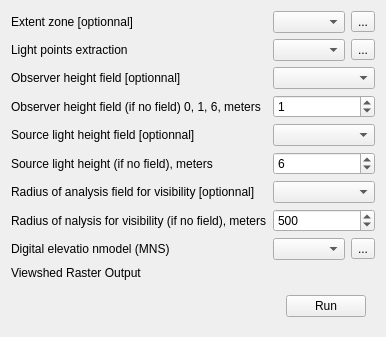
            <widget class="QWidget" name="tabMViewshed">
             <attribute name="title">
              <string>2 - Calcul of Viewshed</string>
             </attribute>
             <layout class="QGridLayout" name="gridLayout_8">
              <item row="0" column="0">
               <widget class="QLabel" name="label_5">
                <property name="text">
                 <string>Extent zone [optionnal]</string>
                </property>
               </widget>
              </item>
              <item row="0" column="1">
               <layout class="QHBoxLayout" name="horizontalLayout_18">
                <item>
                 <widget class="QgsMapLayerComboBox" name="mMapLayerComboBoxExtentViewshed">
                  <property name="allowEmptyLayer">
                   <bool>true</bool>
                  </property>
                 </widget>
                </item>
                <item>
                 <widget class="QToolButton" name="extentFileViewshed">
                  <property name="toolTip">
                   <string>Browse</string>
                  </property>
                  <property name="text">
                   <string>...</string>
                  </property>
                 </widget>
                </item>
               </layout>
              </item>
              <item row="1" column="0">
               <widget class="QLabel" name="label_6">
                <property name="text">
                 <string>Light points extraction</string>
                </property>
               </widget>
              </item>
              <item row="1" column="1">
               <layout class="QHBoxLayout" name="horizontalLayout_19">
                <item>
                 <widget class="QgsMapLayerComboBox" name="mMapLayerComboBoxLightPoints">
                  <property name="allowEmptyLayer">
                   <bool>false</bool>
                  </property>
                 </widget>
                </item>
                <item>
                 <widget class="QToolButton" name="lightPointsFile">
                  <property name="toolTip">
                   <string>Browse</string>
                  </property>
                  <property name="text">
                   <string>...</string>
                  </property>
                 </widget>
                </item>
               </layout>
              </item>
              <item row="2" column="0">
               <widget class="QLabel" name="label_8">
                <property name="text">
                 <string>Observer height field [optionnal]</string>
                </property>
               </widget>
              </item>
              <item row="2" column="1">
               <widget class="QgsFieldComboBox" name="mFieldComboBoxObserver">
                <property name="allowEmptyFieldName">
                 <bool>true</bool>
                </property>
               </widget>
              </item>
              <item row="3" column="0">
               <widget class="QLabel" name="label_9">
                <property name="text">
                 <string>Observer height field (if no field) 0, 1, 6, meters</string>
                </property>
               </widget>
              </item>
              <item row="3" column="1">
               <widget class="QDoubleSpinBox" name="observerHeightValue">
                <property name="decimals">
                 <number>0</number>
                </property>
                <property name="maximum">
                 <double>20.000000000000000</double>
                </property>
                <property name="value">
                 <double>1.000000000000000</double>
                </property>
               </widget>
              </item>
              <item row="4" column="0">
               <widget class="QLabel" name="label_10">
                <property name="text">
                 <string>Source light height field [optionnal]</string>
                </property>
               </widget>
              </item>
              <item row="4" column="1">
               <widget class="QgsFieldComboBox" name="mFieldComboBoxLightSource">
                <property name="allowEmptyFieldName">
                 <bool>true</bool>
                </property>
               </widget>
              </item>
              <item row="5" column="0">
               <widget class="QLabel" name="label_11">
                <property name="text">
                 <string>Source light height (if no field), meters</string>
                </property>
               </widget>
              </item>
              <item row="5" column="1">
               <widget class="QDoubleSpinBox" name="lightSourceHeightValue">
                <property name="decimals">
                 <number>0</number>
                </property>
                <property name="maximum">
                 <double>20.000000000000000</double>
                </property>
                <property name="value">
                 <double>6.000000000000000</double>
                </property>
               </widget>
              </item>
              <item row="6" column="0">
               <widget class="QLabel" name="label_12">
                <property name="text">
                 <string>Radius of analysis field for visibility [optionnal]</string>
                </property>
               </widget>
              </item>
              <item row="6" column="1">
               <widget class="QgsFieldComboBox" name="mFieldComboBoxRadius">
                <property name="allowEmptyFieldName">
                 <bool>true</bool>
                </property>
               </widget>
              </item>
              <item row="7" column="0">
               <widget class="QLabel" name="label_13">
                <property name="text">
                 <string>Radius of nalysis for visibility (if no field), meters</string>
                </property>
               </widget>
              </item>
              <item row="7" column="1">
               <widget class="QDoubleSpinBox" name="radiusViewshedValue">
                <property name="decimals">
                 <number>0</number>
                </property>
                <property name="maximum">
                 <double>2000.000000000000000</double>
                </property>
                <property name="value">
                 <double>500.000000000000000</double>
                </property>
               </widget>
              </item>
              <item row="8" column="0">
               <widget class="QLabel" name="label_7">
                <property name="text">
                 <string>Digital elevatio nmodel (MNS)</string>
                </property>
               </widget>
              </item>
              <item row="8" column="1">
               <layout class="QHBoxLayout" name="horizontalLayout_20">
                <item>
                 <widget class="QgsMapLayerComboBox" name="mMapLayerComboBoxMNS"/>
                </item>
                <item>
                 <widget class="QToolButton" name="rasterFileMNS">
                  <property name="toolTip">
                   <string>Browse</string>
                  </property>
                  <property name="text">
                   <string>...</string>
                  </property>
                 </widget>
                </item>
               </layout>
              </item>
              <item row="9" column="0">
               <widget class="QLabel" name="label_23">
                <property name="text">
                 <string>Viewshed Raster Output</string>
                </property>
               </widget>
              </item>
              <item row="9" column="1">
               <widget class="QgsFileWidget" name="outputRasterViewshed">
                <property name="storageMode">
                 <enum>QgsFileWidget::SaveFile</enum>
                </property>
               </widget>
              </item>
              <item row="10" column="0" colspan="2">
               <widget class="QFrame" name="frame_7">
                <property name="frameShape">
                 <enum>QFrame::NoFrame</enum>
                </property>
                <property name="frameShadow">
                 <enum>QFrame::Raised</enum>
                </property>
                <layout class="QHBoxLayout" name="horizontalLayout_13">
                 <item>
                  <spacer name="horizontalSpacer_8">
                   <property name="orientation">
                    <enum>Qt::Horizontal</enum>
                   </property>
                   <property name="sizeHint" stdset="0">
                    <size>
                     <width>218</width>
                     <height>20</height>
                    </size>
                   </property>
                  </spacer>
                 </item>
                 <item>
                  <widget class="QPushButton" name="pushRunViewshed">
                   <property name="text">
                    <string>Run</string>
                   </property>
                  </widget>
                 </item>
                </layout>
               </widget>
              </item>
             </layout>
            </widget>
